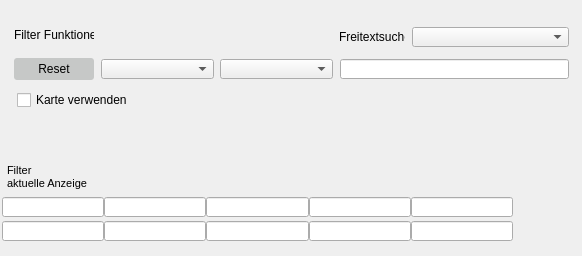
    <widget class="QWidget" name="page0_Filter">
     <widget class="QCheckBox" name="checkBoxKartenEinAusToggle">
      <property name="geometry">
       <rect>
        <x>17</x>
        <y>90</y>
        <width>110</width>
        <height>20</height>
       </rect>
      </property>
      <property name="text">
       <string>Karte verwenden</string>
      </property>
     </widget>
     <widget class="QWidget" name="layoutWidget">
      <property name="geometry">
       <rect>
        <x>2</x>
        <y>193</y>
        <width>511</width>
        <height>54</height>
       </rect>
      </property>
      <layout class="QGridLayout" name="gridLayout">
       <property name="spacing">
        <number>0</number>
       </property>
       <item row="0" column="0">
        <widget class="QLineEdit" name="filterMinFeldEins">
         <property name="minimumSize">
          <size>
           <width>0</width>
           <height>20</height>
          </size>
         </property>
         <property name="maximumSize">
          <size>
           <width>16777215</width>
           <height>20</height>
          </size>
         </property>
        </widget>
       </item>
       <item row="0" column="1">
        <widget class="QLineEdit" name="filterMinFeldZwei">
         <property name="minimumSize">
          <size>
           <width>0</width>
           <height>20</height>
          </size>
         </property>
         <property name="maximumSize">
          <size>
           <width>16777215</width>
           <height>20</height>
          </size>
         </property>
        </widget>
       </item>
       <item row="0" column="2">
        <widget class="QLineEdit" name="filterMinFeldDrei">
         <property name="minimumSize">
          <size>
           <width>0</width>
           <height>20</height>
          </size>
         </property>
         <property name="maximumSize">
          <size>
           <width>16777215</width>
           <height>20</height>
          </size>
         </property>
        </widget>
       </item>
       <item row="0" column="3">
        <widget class="QLineEdit" name="filterMinFeldVier">
         <property name="minimumSize">
          <size>
           <width>0</width>
           <height>20</height>
          </size>
         </property>
         <property name="maximumSize">
          <size>
           <width>16777215</width>
           <height>20</height>
          </size>
         </property>
        </widget>
       </item>
       <item row="0" column="4">
        <widget class="QLineEdit" name="filterMinFeldFunf">
         <property name="minimumSize">
          <size>
           <width>0</width>
           <height>20</height>
          </size>
         </property>
         <property name="maximumSize">
          <size>
           <width>16777215</width>
           <height>20</height>
          </size>
         </property>
        </widget>
       </item>
       <item row="1" column="0">
        <widget class="QLineEdit" name="filterMaxFeldEins">
         <property name="minimumSize">
          <size>
           <width>0</width>
           <height>20</height>
          </size>
         </property>
         <property name="maximumSize">
          <size>
           <width>16777215</width>
           <height>20</height>
          </size>
         </property>
        </widget>
       </item>
       <item row="1" column="1">
        <widget class="QLineEdit" name="filterMaxFeldZwei">
         <property name="minimumSize">
          <size>
           <width>0</width>
           <height>20</height>
          </size>
         </property>
         <property name="maximumSize">
          <size>
           <width>16777215</width>
           <height>20</height>
          </size>
         </property>
        </widget>
       </item>
       <item row="1" column="2">
        <widget class="QLineEdit" name="filterMaxFeldDrei">
         <property name="minimumSize">
          <size>
           <width>0</width>
           <height>20</height>
          </size>
         </property>
         <property name="maximumSize">
          <size>
           <width>16777215</width>
           <height>20</height>
          </size>
         </property>
        </widget>
       </item>
       <item row="1" column="3">
        <widget class="QLineEdit" name="filterMaxFeldVier">
         <property name="minimumSize">
          <size>
           <width>0</width>
           <height>20</height>
          </size>
         </property>
         <property name="maximumSize">
          <size>
           <width>16777215</width>
           <height>20</height>
          </size>
         </property>
        </widget>
       </item>
       <item row="1" column="4">
        <widget class="QLineEdit" name="filterMaxFeldFunf">
         <property name="minimumSize">
          <size>
           <width>0</width>
           <height>20</height>
          </size>
         </property>
         <property name="maximumSize">
          <size>
           <width>16777215</width>
           <height>20</height>
          </size>
         </property>
        </widget>
       </item>
      </layout>
     </widget>
     <widget class="QLabel" name="label_4">
      <property name="geometry">
       <rect>
        <x>7</x>
        <y>162</y>
        <width>81</width>
        <height>31</height>
       </rect>
      </property>
      <property name="text">
       <string>&lt;!DOCTYPE HTML PUBLIC &quot;-//W3C//DTD HTML 4.0//EN&quot; &quot;http://www.w3.org/TR/REC-html40/strict.dtd&quot;&gt;
&lt;html&gt;&lt;head&gt;&lt;meta name=&quot;qrichtext&quot; content=&quot;1&quot; /&gt;&lt;style type=&quot;text/css&quot;&gt;
p, li { white-space: pre-wrap; }
&lt;/style&gt;&lt;/head&gt;&lt;body style=&quot; font-family:'MS Shell Dlg 2'; font-size:8pt; font-weight:400; font-style:normal;&quot;&gt;
&lt;p style=&quot; margin-top:12px; margin-bottom:12px; margin-left:0px; margin-right:0px; -qt-block-indent:0; text-indent:0px;&quot;&gt;Filter&lt;br /&gt;aktuelle Anzeige&lt;/p&gt;&lt;/body&gt;&lt;/html&gt;</string>
      </property>
     </widget>
     <widget class="QLabel" name="labelFilterFunktion">
      <property name="geometry">
       <rect>
        <x>14</x>
        <y>25</y>
        <width>80</width>
        <height>20</height>
       </rect>
      </property>
      <property name="minimumSize">
       <size>
        <width>0</width>
        <height>20</height>
       </size>
      </property>
      <property name="maximumSize">
       <size>
        <width>16777215</width>
        <height>20</height>
       </size>
      </property>
      <property name="text">
       <string>&lt;html&gt;&lt;head/&gt;&lt;body&gt;&lt;p align=&quot;right&quot;&gt;Filter Funktionen&lt;/p&gt;&lt;/body&gt;&lt;/html&gt;</string>
      </property>
     </widget>
     <widget class="QWidget" name="layoutWidget">
      <property name="geometry">
       <rect>
        <x>13</x>
        <y>54</y>
        <width>560</width>
        <height>30</height>
       </rect>
      </property>
      <layout class="QHBoxLayout" name="horizontalLayout_19">
       <item>
        <widget class="QPushButton" name="pushResetFilter">
         <property name="minimumSize">
          <size>
           <width>80</width>
           <height>22</height>
          </size>
         </property>
         <property name="maximumSize">
          <size>
           <width>80</width>
           <height>22</height>
          </size>
         </property>
         <property name="styleSheet">
          <string notr="true">background-color: rgb(198, 200, 199);
border-radius: 3px;
border-width: 2px;
</string>
         </property>
         <property name="text">
          <string>Reset</string>
         </property>
        </widget>
       </item>
       <item>
        <layout class="QHBoxLayout" name="horizontalLayout_2">
         <item>
          <widget class="QComboBox" name="fachAuswahl">
           <property name="minimumSize">
            <size>
             <width>113</width>
             <height>20</height>
            </size>
           </property>
           <property name="maximumSize">
            <size>
             <width>113</width>
             <height>20</height>
            </size>
           </property>
          </widget>
         </item>
         <item>
          <widget class="QComboBox" name="skillAuswahl">
           <property name="minimumSize">
            <size>
             <width>113</width>
             <height>20</height>
            </size>
           </property>
           <property name="maximumSize">
            <size>
             <width>113</width>
             <height>20</height>
            </size>
           </property>
          </widget>
         </item>
        </layout>
       </item>
       <item>
        <widget class="QLineEdit" name="suchFeld">
         <property name="minimumSize">
          <size>
           <width>229</width>
           <height>20</height>
          </size>
         </property>
         <property name="maximumSize">
          <size>
           <width>229</width>
           <height>20</height>
          </size>
         </property>
        </widget>
       </item>
      </layout>
     </widget>
     <widget class="QWidget" name="layoutWidget">
      <property name="geometry">
       <rect>
        <x>338</x>
        <y>26</y>
        <width>232</width>
        <height>22</height>
       </rect>
      </property>
      <layout class="QHBoxLayout" name="horizontalLayout_11">
       <item>
        <widget class="QLabel" name="label">
         <property name="minimumSize">
          <size>
           <width>66</width>
           <height>20</height>
          </size>
         </property>
         <property name="maximumSize">
          <size>
           <width>66</width>
           <height>20</height>
          </size>
         </property>
         <property name="text">
          <string>&lt;html&gt;&lt;head/&gt;&lt;body&gt;&lt;p align=&quot;right&quot;&gt;Freitextsuche&lt;/p&gt;&lt;/body&gt;&lt;/html&gt;</string>
         </property>
        </widget>
       </item>
       <item>
        <widget class="QComboBox" name="ortAuswahl">
         <property name="minimumSize">
          <size>
           <width>157</width>
           <height>20</height>
          </size>
         </property>
         <property name="maximumSize">
          <size>
           <width>157</width>
           <height>20</height>
          </size>
         </property>
        </widget>
       </item>
      </layout>
     </widget>
    </widget>
